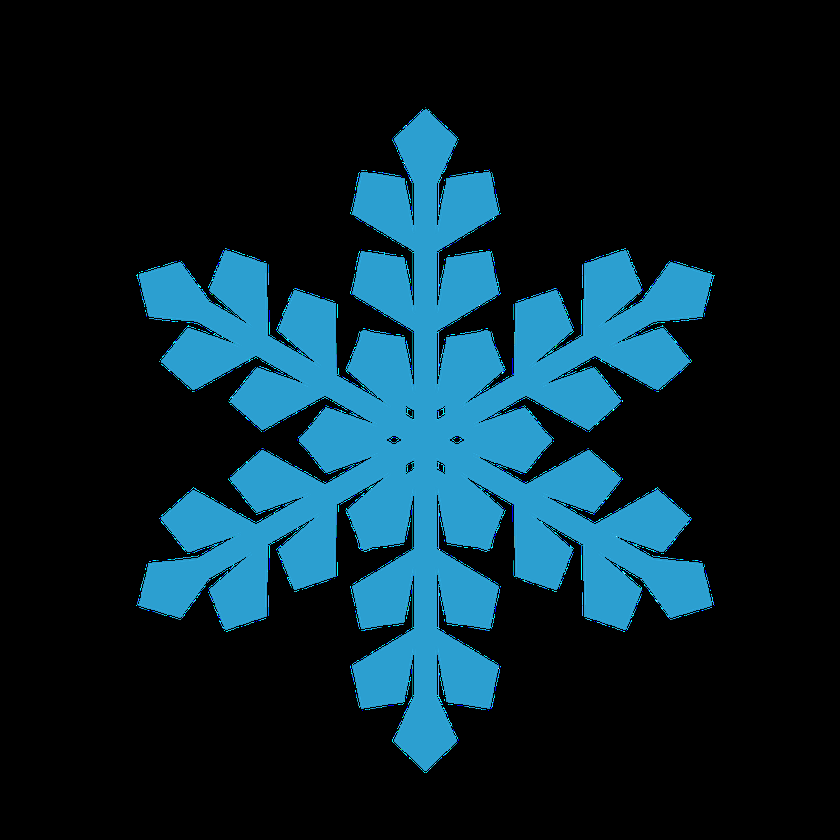
#> input picture 2/snow.png, 840 x 840 px, shrunk from 1000 x 1000 before the run
$ jupyter execute --allow-errors SIFT.ipynb
#> lines starting #> are read from the running program, lines starting #| are printed output that depends on the picture
# 高斯模糊
一维高斯函数
$$
G(x) = \frac{1}{\sqrt{2\pi\sigma^2}}\exp\left(-\frac{(x - \mu)^2}{2\sigma^2}\right)
$$
二维高斯函数
$$
G(r) = \frac{1}{2\pi\sigma^2}\exp\left(-\frac{(r - \mu)^2}{2\sigma^2}\right)
$$
其中
$$
r = \sqrt{x^2 + y^2}
$$
依据中心点，得到
$$
G(x, y) = \frac{1}{2\pi\sigma^2}\exp\left(-\frac{(x - \frac{m}{2})^2 + (y - \frac{n}{2})^2}{2\sigma^2}\right)
$$
计作
$$
\Large G(x, y, \sigma)
$$
# 特点
- 拆分
对于其他函数而言，$X$和$Y$的变换是同时的，但是高斯函数可以先变换然后相加即可，拆分了即时算力门槛。
- 叠加
针对一个$\sigma$的变化，可以通过每次比较小的$\sigma_i$重复进行高斯变换，得到的结果一致。

# 高斯差分字塔
- `M`: 图像X
- `N`: 图像Y
- `O`: 组数
- `S`: 层数
$$
S = log_2\left(min(M, N)\right) - 3
$$

针对每一层采用的$\sigma$
$$
\Large \sigma = \sigma_0k^{o + s / S} \quad o \in O, s \in s
$$

相同组之间$\sigma$之间的取值比例为
$$
\Large \eta_o = \frac{\sigma_0k^{o + (s + 1) / s}}{\sigma_0k^{o + s / S}} = k^{{1}/{S}}
$$

相同层之间的$\sigma$比例为
$$
\Large \eta_s = \frac{\sigma_0k^{(o + 1) + s / S}}{\sigma_0k^{o + s / S}} = k
$$
其中
$$
\Large\sigma_0 = \sqrt{\sigma_{init}^2 - \sigma^2_{pre}}
$$

- $\Large\sigma_{init}$: 第$0$层的尺度，一般为$1.6$
- $\Large\sigma_{pre}$: 被相机模糊后的尺度, 一般为$0.5$

$$
\Large\sigma_0 = \sqrt{\sigma_{init}^2 - \sigma^2_{pre}} = \sqrt{1.6^2 - 0.5^2} = 1.52
$$

也就是图像一开始就丢失了高频信息，所以推荐先把图像放大一倍，算作$-1$层
$$
\Large\sigma_0 = \sqrt{\sigma_{init}^2 - \sigma^2_{pre}} = \sqrt{1.6^2 - (2 \times 0.5) ^2} = 1.25
$$

## 分组
每组之间的尺寸，缩小为原来的一般，也就是
$$
\begin{aligned}
\left\{
\begin{matrix}
x \Rightarrow \frac{x}{2} \\
y \Rightarrow \frac{y}{2} \\
\end{matrix}
\right.
\end{aligned}
$$
一般来说，采取去掉奇/偶行的操作进行缩小。

## 分层
在相同层的图像，尺寸都是相同的，区别在于高斯函数的区别。<br>
$$
\sigma = \sigma_0k^{o + s / S}
$$
把每层的图像和高斯函数卷积的结果计作
$$
L(x, y, \sigma) = G(x, y, \sigma) \bigotimes I(x, y)
$$

# 尺度不变
$LoG(Laplacion of Gaussian)$才具有真正的尺度不变性
$$
\begin{aligned}
LoG = &\sigma^2 \triangledown^2G \\
\approx & \frac{G(x, y, k\sigma) - G(x, y, \sigma)}{\sigma^2(k - 1)}\\
\therefore DoG =& G(x, y, k\sigma) - G(x, y, \sigma)\\
\approx&(k-1)\sigma^2\triangledown^2G\\  =& (k - 1)LoG
\end{aligned}
$$

高斯差分金字塔中，就是使用$DoG$进行尺度的提取。
$$
\begin{aligned}
D(x, y, \sigma) =& \left[ G(x, y, k\sigma) - G(x, y, \sigma)\right] \bigotimes I(x, y) \\
=& L(x, y, k\sigma) - L(x, y, \sigma)
\end{aligned}
$$

- 差分

每组之间直接做差，得到计算式。

可以看到，其中丢失了一张图片信息。
- 特征

对比上下两张图，一共
$$
8 + 2 \times 9 = 26
$$
个点

由于每次都是需要在中间进行操作，丢失了上下两张图片信息。
为了得到$S$张图片，实际在每一层的高斯金字塔中，我们总共需要准备$S+3$张图片

# 为什么上一组第一层是下一组倒数第三张的采样

$$
\begin{aligned}
\Large\sigma_{(o + 1, s = 1)}
=& \Large\sigma_0k^{(o + 1) + 1/S} \\
=&  \Large\sigma_0k^{o + (S +1) / S} \\
=&  \Large\sigma_0k^{o + (S +3 - 2) / S} \\
=& \Large\sigma_{(o, s = -3)}
\end{aligned}
$$

两者的高斯变换一致，直接采样即可。

# 关键点计算

$$
\Large D(x) = D + \frac{\partial D^T}{\partial X}X + \frac{1}{2}X^T\frac{\partial^2 D}{\partial X^2}X
$$
极值点求解为
$$
\Large D(\hat X) = D + \frac{1}{2}\frac{\partial D^T}{\partial X}X
$$

# 去除边缘效应

边缘对改函数有较大的响应，应该过滤一部分边缘响应，消除边缘影响

$$
H(x, y) = \left[
\begin{aligned}
D_{xx} & D_{xy} \\
D_{xy} & D_{yy}
\end{aligned}
\right]
$$
同前面的办法一样，可以化为
$$
\left[
\begin{matrix}
\lambda_1 & 0 \\
0 & \lambda_2
\end{matrix}
\right]
\quad \left\{\begin{matrix}
\lambda_1 =& Det(H) =& \lambda_1 + \lambda_2 \\
\lambda_2 =& Tr(H) =& \lambda_1 \lambda_2
\end{matrix}
\right.
$$
假设$\lambda_1 = \gamma \lambda_2$
最小特征值和最大特征值之间的比例为
$$
\frac{Tr(H)^2}{Det(H)} = \frac{\lambda_1 +\lambda_2}{\lambda_1 \lambda_2} = \frac{(\gamma + 1)^2}{\gamma}
$$
对阈值进行过滤，则
$$
\frac{Tr(H)^2}{Det(H)} \le \frac{(\gamma + 1)^2}{\gamma}
$$

大佬$Lowe$论文中推荐$\gamma=10$，也就是主曲率大于$10$将被过滤。

# 像素大小和方向

$$
\begin{aligned}
value&: m(x, y) = \sqrt{\left(L(x+1, y) - L(x-1, y)\right)^2 + \left(L(x, y+1) - L(x, y-1)\right)^2} \\
direction&: \theta(x,y) = \tan^-1\left[\frac{L(x, y+1) - L(x, y-1)}{L(x+1, y) - L(x-1, y)}\right]
\end{aligned}
$$

# 方向统计分配
- 选取一定范围
- 对360度进行加权采样
- 每36为一个柱，绘制共10个直方柱图
- 为了鲁棒，最大值为主方向，$80\%$为辅方向，仅保留两个方向

# 方向描述
具体的点特征抽取以后，为了获取旋转不变性，应该对全部方向进行整合描述。

一般对一个特征点取四周四个区域，每个区域确定八个方向上的方向响亮，以此作为特征点的描述。<br>
实践中，以$4 \times 4 \times 8$的描述子效果最佳，也就是一个$128$维的描述子。

[cell 1]
import cv2
import numpy as np
import matplotlib.pyplot as plt

[cell 2]
def image_show(image, model=None, location=None, gray=False, show=False):
    if model is not None:
        image = cv2.cvtColor(image, model)
    if location is not None:
        plt.subplot(location)
    cmap = 'gray' if gray else None
    plt.imshow(image, cmap=cmap)
    if show or location is None:
        plt.show()

[cell 3]
sift_bgr = cv2.imread('snow.png')
#> sift_bgr is the input picture: shape (840, 840, 3); mean B, G, R 46.5, 35.5, 9.6
sift_gray = cv2.cvtColor(sift_bgr, cv2.COLOR_BGR2GRAY)
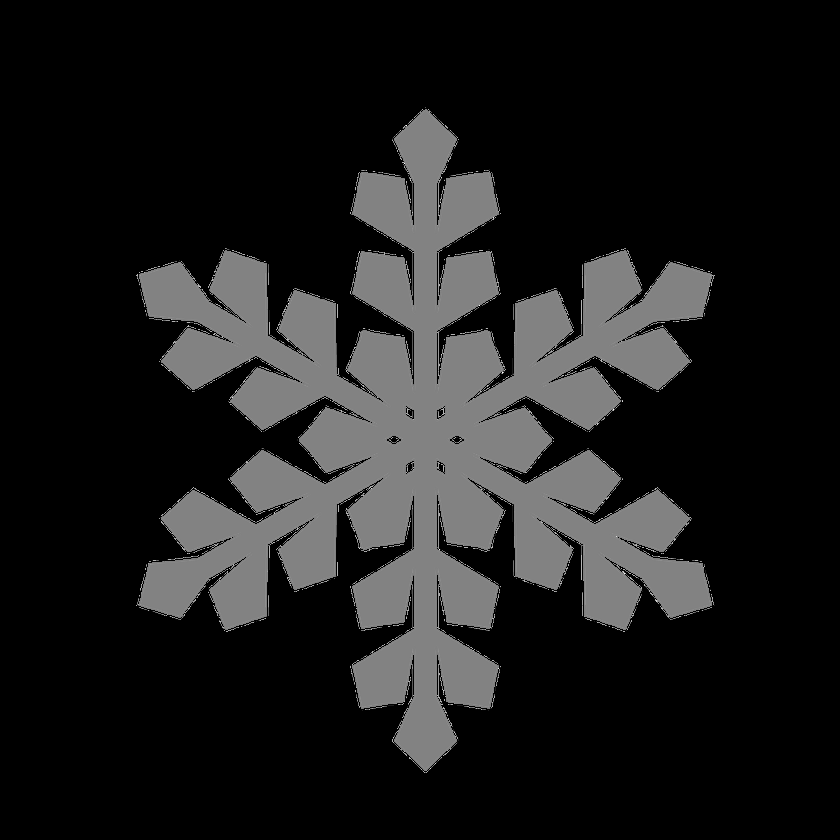
#> sift_gray: shape (840, 840); min 0, max 255, mean 29
image_show(sift_gray, gray=True)

[cell 4]
sift = cv2.xfeatures2d.SIFT_create()
keypoints, descriptor = sift.detectAndCompute(sift_gray, None)
#> keypoints = 721 keypoints; strongest (x, y, size): (362, 461, 1.9), (425, 140, 34.3), (685, 290, 34.2), (165, 290, 34.3)
plt.figure(figsize=(10,30))
#> (the rest of this cell did not finish here and is left out)
